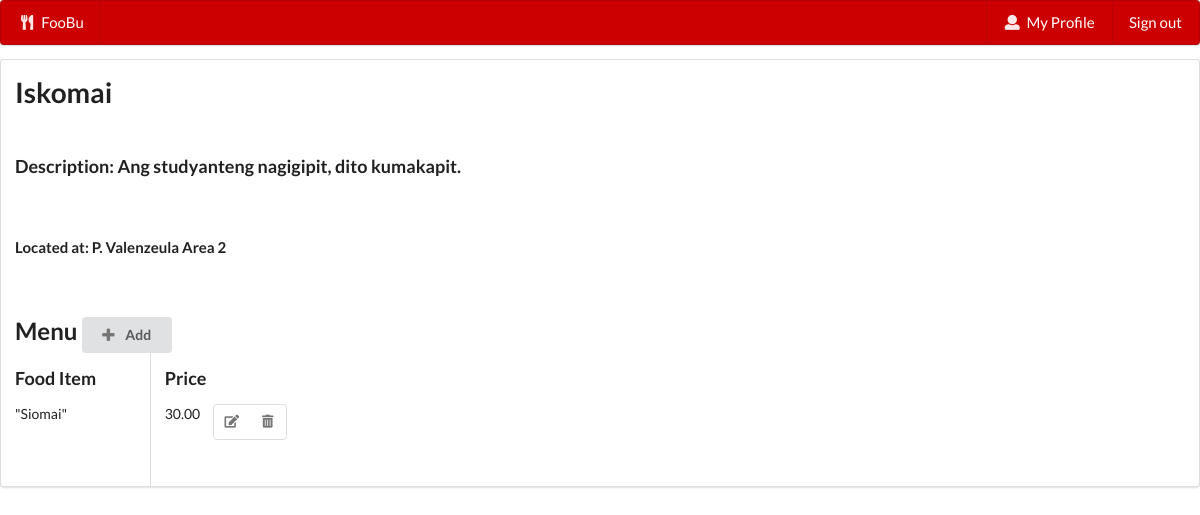
/foobu/est-4/ (signed in), run on the app's committed database.
### food/models.py (models this page shows, shortened)
class Establishment(models.Model):
    id = models.AutoField(primary_key=True)
    owner = models.ForeignKey(RegisteredUser,blank=False,on_delete=models.CASCADE)
    name = models.TextField(blank=True)
    desc = models.TextField(blank=True)
    area = models.TextField(blank=True)
    street = models.TextField(blank=True)

class FoodItem(models.Model):
    id = models.AutoField(primary_key=True)
    name = models.TextField(blank=True)
    price = models.DecimalField(decimal_places=2,max_digits=10)
    est = models.ForeignKey(Establishment, blank=False, null=False, on_delete=models.CASCADE)

### food/views.py (the view)
# urls.py: path('est-<int:est_id>/', views.establishment, name="establishment"),
@login_required
def establishment(request,est_id):
    x = Establishment.objects.filter(id=est_id)[0]
    location = x.street + " " + x.area
    user = request.user
    is_owner = RegisteredUser.objects.filter(user=user)[0].is_owner
    owns = (user == x.owner.user)
    reg_user = RegisteredUser.objects.filter(user=user)
    rated = Rates.objects.filter(cus=reg_user[0], est=x).exists()
    raters = len(Rates.objects.filter(est=x))
    rate = 0
    if raters !=0:
        for i in Rates.objects.filter(est=x):
            rate = rate + i.rating
        rate = rate/raters
    favs = len(Favorites.objects.filter(est=x))
    fooditems = FoodItem.objects.filter(est=x)
    return render(request,'food/establishment.html', {'est':x, 'loc':location, 'owner':is_owner, 'favorite':favs, 'rate':rate, 'fooditems':fooditems, 'owns':owns, 'rated':rated})

### food/templates/food/establishment.html (shortened to what this page needs)
{% extends "food/base.html" %}
{% block content %}
    <div class = "ui segment">
        <div class = "row">
            <h1>{{est.name}}</h1>
        </div>
        <br>
        <h3>Description: {{est.desc}}</h3>
        <br>
        <h4>Located at: {{loc}}</h4>
        <br>
        <h2>Menu
            {% if owner and owns %}
                <a href="{% url 'addfooditem' est_id=est.id%}">
                <button class="ui button">
                     <i class="plus icon"></i>
                       Add
                </button>
                </a>
            {% endif %}
        </h2>
        <div class = "container">
            <div class = "ui two column divided grid">
                <div class = "two wide column">
                    <h3>Food Item</h3>
                    {% if fooditems %}
                        {% for item in fooditems%}
                            <p>{{ item.name }}</p>
                            <pre><br></pre>
                        {% endfor %}
                    {% else %}
                        <p> No Items Sold</p>
                    {% endif %}
                </div>
                <div class = "two wide column">
                    <h3>Price</h3>
                    {% if fooditems %}
                        {% for item in fooditems%}
                            {{ item.price }}
                            {% if owner and owns %}
                                <div class="right floated ui small  basic icon buttons">
                                    <a href="{% url 'updatefooditem' est_id=est.id food_id=item.id %}">
                                        <button class = "mini ui button"> <i class="edit icon"></i> </button>
                                    </a>
                                    <a href="{% url 'deletefooditem' est_id=est.id food_id=item.id %}">
                                        <button class = "mini ui button"> <i class="trash alternate icon"></i> </button>
                                    </a>
                                </div>
                            {% endif %}
                            <pre><br></pre>
                        {% endfor %}
                    {% endif %}
                </div>
            </div>
        </div>
{% endblock %}

### data on the page
Establishment: name "Iskomai", desc "Ang studyanteng nagigipit, dito kumakapit."
FoodItem: name "\"Siomai\"", price "30.00"

### other printed values
{{ loc }} "P. Valenzeula Area 2"
